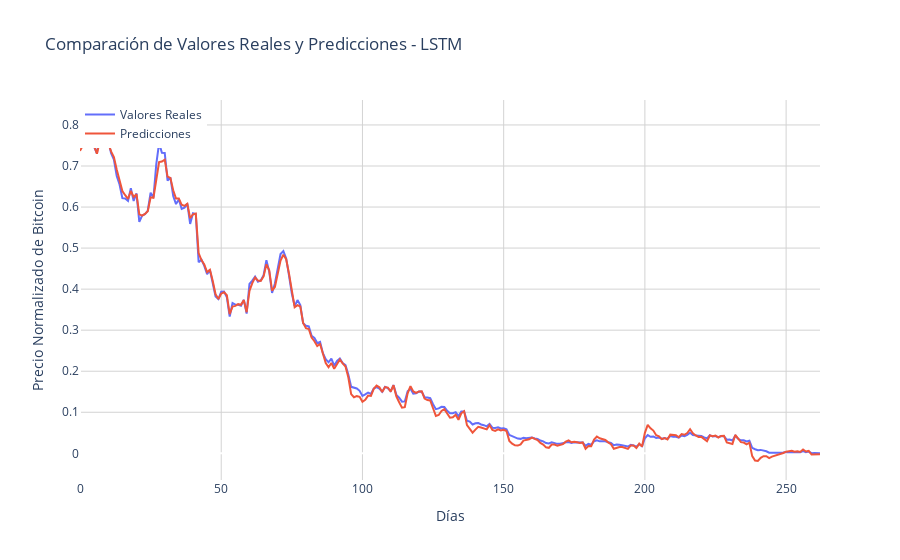

The notebook cell saved with this chart:
### Code cell
fig = go.Figure()

fig.add_trace(go.Scatter(x=list(range(len(y_test))), y=y_test, mode='lines', name='Valores Reales'))
fig.add_trace(go.Scatter(x=list(range(len(y_test))), y=y_pred_gru.flatten(), mode='lines', name='Predicciones'))

fig.update_layout(
    title='Comparación de Valores Reales y Predicciones - GRU',
    xaxis_title='Días',
    yaxis_title='Precio Normalizado de Bitcoin',
    legend=dict(x=0, y=1),
    plot_bgcolor='white',
    xaxis=dict(showgrid=True, gridcolor='lightgrey'),
    yaxis=dict(showgrid=True, gridcolor='lightgrey')
)

fig.show()

### Figure 1 — Plotly figure (JSON) as saved in the notebook; plotly's stock layout.template omitted (floating-point values rounded to 4 significant figures; data arrays with more than 128 entries replaced by an {"elided": "..."} marker saying what was removed)
{"data": [{"mode": "lines", "name": "Valores Reales", "type": "scatter", "x": {"elided": "263 int values"}, "y": {"elided": "263 float values"}}, {"mode": "lines", "name": "Predicciones", "type": "scatter", "x": {"elided": "263 int values"}, "y": {"elided": "263 float values"}}], "layout": {"legend": {"x": 0, "y": 1}, "plot_bgcolor": "white", "title": {"text": "Comparación de Valores Reales y Predicciones - LSTM"}, "xaxis": {"gridcolor": "lightgrey", "showgrid": true, "title": {"text": "Días"}}, "yaxis": {"gridcolor": "lightgrey", "showgrid": true, "title": {"text": "Precio Normalizado de Bitcoin"}}}}
